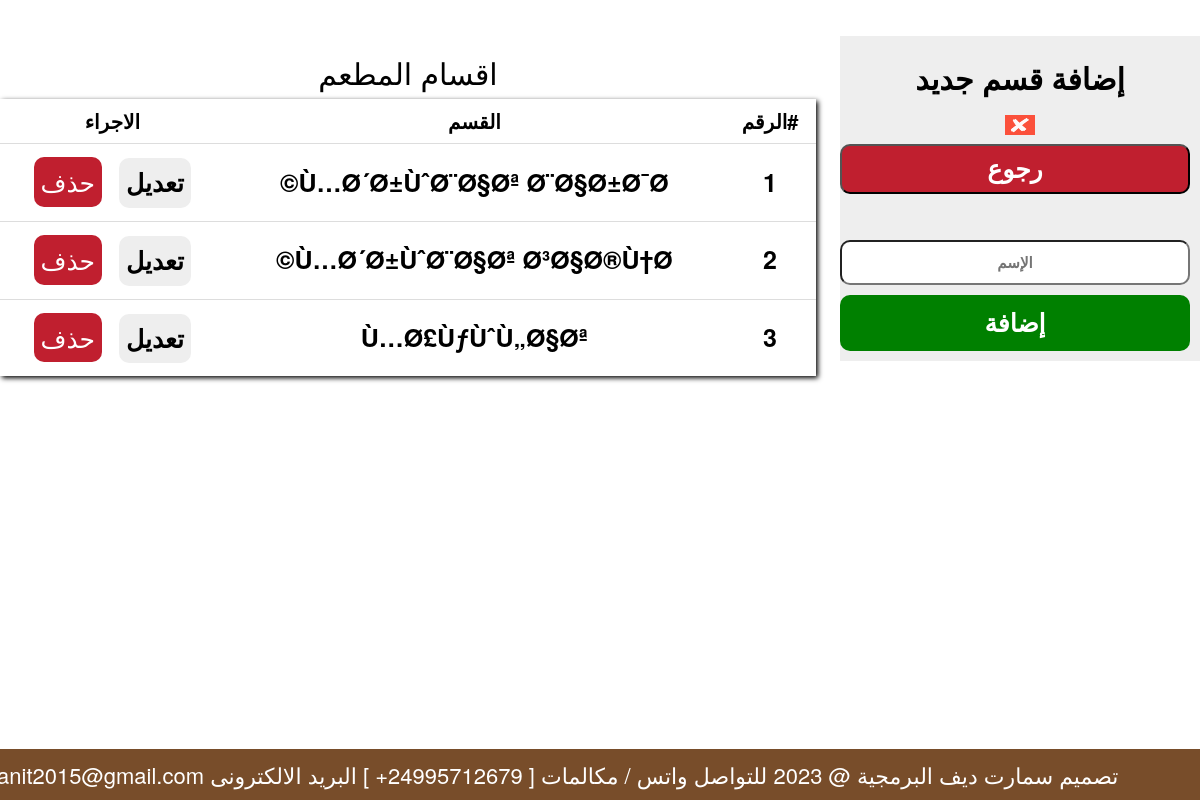
Page /admin/add_cat.php (signed in) on the committed database.
### tables this page shows
CREATE TABLE `departments` (
  `id` int(11) NOT NULL,
  `department` varchar(200) NOT NULL
);

### admin/add_cat.php (the view, shortened to what this page needs)
<?php
include('../config.php');
?>
<!DOCTYPE html>
<html dir="rtl">
<head>
	<link rel="stylesheet" type="text/css" href="css/bootstrap.css"/>
	<link rel="stylesheet" type="text/css" href="../css/style.css">
	<link rel="stylesheet" type="text/css" href="css/style.css"/>
	<link rel="stylesheet" type="text/css" href="css/datatable.css"/>
	<link rel="stylesheet" type="text/css" href="https://cdn.datatables.net/buttons/2.4.2/css/buttons.dataTables.min.css">
</head>
<body>
		<br/>
		<center id="sectionLeft">
		<h2> اقسام المطعم  </h2>
		<table id="example" class="display" style="background-color: #fff;box-shadow: 2px 2px 5px black;border-radius: 0px;color: #000;" width="100%" >
			<tr>
				<th style="font-size: 20px;text-align: center;"> #الرقم </th>
				<th style="font-size: 20px;text-align: center;"> القسم </th>
				<th style="font-size: 20px;text-align: center;"> الاجراء </th>
			</tr>
		<?php
		$q = mysqli_query($conn,"SELECT * FROM `departments`");
		$i = 1 ;
		while ($row = mysqli_fetch_array($q)) {
			$alert = '" هل تريد حذف القسم  ? "';
			echo "<tr>
				<th style='text-align: center;'> ".$i."</th>
				<th style='text-align: center;'> ".$row['department']."</th>
				<th style='text-align: center;'><a href='add_cat.php?edid=".$row['id']."'> <button> تعديل </button></a> <a href='add_cat.php?del=".$row['id']."'><button onclick='return confirm(".$alert.")' style='background-color:rgb(192,31,47);font-weight: normal;color:#fff;'> حذف </button></a> </th>
			</tr>
			";
			$i++;
		}
		?>
		</table>
	</center>
	<center id="sectionRight">
		<h2>  إضافة قسم جديد  </h2>
		<a href="home.php"><img src="../img/fail.png" width="30" height="20"><input style="color: #fff;background-color: rgb(192,31,47);" type="submit" value="رجوع" /></a>
		<?php
		if(isset($_GET['edid']))
		{
		$id = $_GET['edid'] ;
		$q = mysqli_query($conn,"SELECT * FROM `departments` where id = $id ");
		while ($row = mysqli_fetch_array($q)) {
		 ?>
		<form action="add_cat.php" method="post">
		<h2 style="color: #000;"> تعديل قسم  </h2>
		<input hidden type="text" placeholder="أدخل إسم التصنيف" name="id" value="<?php echo $row['id']; ?>" />
		<input type="text" placeholder=" الأسم " name="name" value="<?php echo $row['department']; ?>"/><br/>
		<input style="background-color: green;color: #fff;border: none;padding: 10px;" type="submit" name="edite" value="تعديل" /><br/><br/>
		</form>
		<?php }} else { ?>
		<form action="add_cat.php" method="post">
		<br/>
		<input type="text" placeholder=" الإسم " name="name"/><br/>
		<input style="background-color: green;color: #fff;border: none;padding: 10px;" type="submit" name="insert" value="إضافة" /><br/>
		</form>
		<?php } ?>
	</center>
<?php include 'footer.php'; ?>
</body>
</html>

### css/style.css (style rules this page uses)
#sectionRight { background-color: #eee; padding: 5px; width: 30%; color: #000; }
#sectionRight a ,#sectionRight input { width: 100%; }
#sectionRight h2 { font-weight: bold; text-shadow: 2px 2px 2px #eee; }
#sectionLeft { width: 68%; float: left; color: #000; }
a { color: black; }
html { background-size: 100%; }
body { color: #000; padding: 0px; margin-bottom: 50px; }
button { background-color: #eee; padding: 7px; margin: 5px; border-radius: 10px; color: #000; font-weight: bold; border: 0px solid #678; font-size: 15px; }
input[type=text] { padding: 10px; margin: 5px; text-align: center; font-weight: bold; border-radius: 10px; font-size: 15px; }
input[type=submit] { background-color: #112233; padding: 5px; margin: 5px; text-align: center; font-weight: bold; border-radius: 10px; }

### admin/css/datatable.css (style rules this page uses)
table.dataTable { width: 100%; margin: 0 auto; clear: both; border-collapse: separate; border-spacing: 0; }
table.dataTable tbody tr { background-color: #ffffff; }
table.dataTable tbody th, table.dataTable tbody td { padding: 8px 10px; }
table.dataTable.row-border tbody th, table.dataTable.row-border tbody td, table.dataTable.display tbody th, table.dataTable.display tbody td { border-top: 1px solid #ddd; }
table.dataTable.row-border tbody tr:first-child th, table.dataTable.row-border tbody tr:first-child td, table.dataTable.display tbody tr:first-child th, table.dataTable.display tbody tr:first-child td { border-top: none; }
table.dataTable, table.dataTable th, table.dataTable td { box-sizing: content-box; }

### admin/add_cat.php (style rules this page uses)
body , button , input[type=submit] { font-size: 25px; }

### rows in the picture
departments: department "Ù…Ø´Ø±ÙˆØ¨Ø§Øª Ø¨Ø§Ø±Ø¯Ø©"
departments: department "Ù…Ø´Ø±ÙˆØ¨Ø§Øª Ø³Ø§Ø®Ù†Ø©"
departments: department "Ù…Ø£ÙƒÙˆÙ„Ø§Øª"
